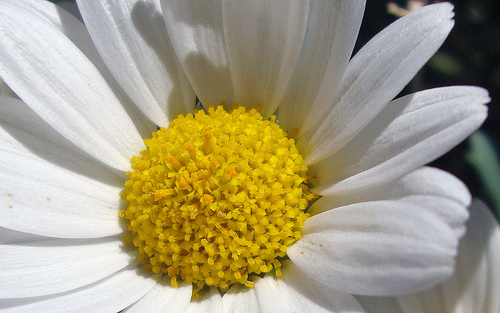
#> input picture dataset/flowers/daisy/10140303196_b88d3d6cec.jpg, 500 x 313 px; its folder holds only this picture in this run
$ jupyter execute --allow-errors UAS_PCD_NUR_ALFITRAH_24146074.ipynb
#> lines starting #> are read from the running program, lines starting #| are printed output that depends on the picture
#> further down, img is the input picture: shape (313, 500, 3); mean B, G, R 129.8, 158.1, 166.3
#> pass 2 of the loop `for i, cls in enumerate(classes):`:
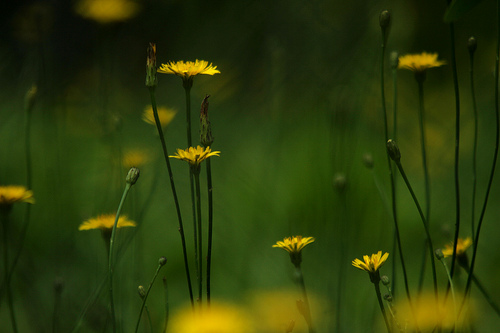
#> input picture dataset/flowers/dandelion/11296320473_1d9261ddcb.jpg, 500 x 333 px
#> img is the input picture: shape (333, 500, 3); mean B, G, R 9.7, 58.5, 43.8
[cell 1]
import os
import cv2
import numpy as np
import matplotlib.pyplot as plt

from sklearn.model_selection import train_test_split
from sklearn.preprocessing import LabelEncoder
from sklearn.preprocessing import StandardScaler
from sklearn.neural_network import MLPClassifier
from sklearn.metrics import accuracy_score, classification_report

[cell 2]
dataset_path = "dataset/flowers"

images = []
labels = []
image_paths = []   # Tambahan

[cell 3]
import os
import cv2
import matplotlib.pyplot as plt

dataset_path = "dataset/flowers"

classes = ["daisy", "dandelion", "rose", "sunflower", "tulip"]

plt.figure(figsize=(15,3))

#> (the rest of this cell did not finish here and is left out)

[cell 4]
# Membaca semua folder kelas
for folder in os.listdir(dataset_path):

    folder_path = os.path.join(dataset_path, folder)

    # Pastikan yang dibaca adalah folder
    if os.path.isdir(folder_path):

        # Membaca semua gambar dalam folder
        for file in os.listdir(folder_path):

            file_path = os.path.join(folder_path, file)

            # Membaca gambar
            img = cv2.imread(file_path)

            # Jika gambar berhasil dibaca
            if img is not None:

                # Resize gambar menjadi 64x64
                img = cv2.resize(img, (64, 64))
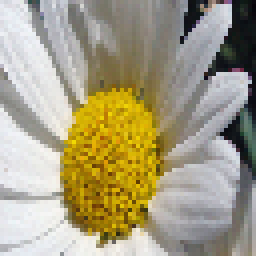
#> img: shape (64, 64, 3) (shown 4 times larger); mean B, G, R 129.5, 157.8, 166

                # Simpan gambar
                images.append(img)

                # Simpan nama kelas
                labels.append(folder)

                image_paths.append(file_path)
#> pass 2 of the loop `for folder in os.listdir(dataset_path):`:
#> `img = cv2.resize(img, (64, 64))`:
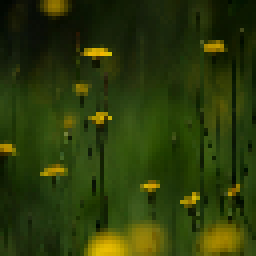
#> img: shape (64, 64, 3) (shown 4 times larger); mean B, G, R 9.4, 58, 43.4

[cell 5]
print("Jumlah gambar :", len(images))
#| Jumlah gambar : 2
print("Jumlah label :", len(labels))

[cell 6]
# Mengubah list menjadi array NumPy
X = np.array(images)
y = np.array(labels)

[cell 7]
print("Bentuk X :", X.shape)
#| Bentuk X : (2, 64, 64, 3)
print("Bentuk y :", y.shape)

[cell 8]
# Mengubah gambar menjadi 1 dimensi
X = X.reshape(X.shape[0], -1)

[cell 9]
print("Bentuk X setelah Flatten :", X.shape)
#| Bentuk X setelah Flatten : (2, 12288)

[cell 10]
# Mengubah label menjadi angka
label_encoder = LabelEncoder()

y = label_encoder.fit_transform(y)

[cell 11]
print("5 Label pertama :", y[:5])

[cell 12]
# Normalisasi data
scaler = StandardScaler()

X = scaler.fit_transform(X)

[cell 13]
# Membagi data menjadi data training dan testing
X_train, X_test, y_train, y_test = train_test_split(
    X,
    y,
    test_size=0.2,
    random_state=24146074
)
#> y_train = [1]; y_test = [0]

[cell 14]
print("Jumlah data training :", X_train.shape)
#| Jumlah data training : (1, 12288)
print("Jumlah data testing  :", X_test.shape)
#| Jumlah data testing  : (1, 12288)

[cell 15]
# Membuat model Multi-Layer Perceptron
mlp = MLPClassifier(
    hidden_layer_sizes=(100,),
    max_iter=300,
    random_state=24146074
)

[cell 16]
# Melatih model
mlp.fit(X_train, y_train)

[cell 17]
# Melakukan prediksi
y_pred = mlp.predict(X_test)
#> y_pred = [1]

[cell 18]
# Menghitung akurasi
accuracy = accuracy_score(y_test, y_pred)
#> accuracy = 0

print("Akurasi Model :", accuracy)
#| Akurasi Model : 0.0

[cell 19]
print(classification_report(y_test, y_pred))
#|               precision    recall  f1-score   support
#|            0       0.00      0.00      0.00       1.0
#|            1       0.00      0.00      0.00       0.0
#|     accuracy                           0.00       1.0
#|    macro avg       0.00      0.00      0.00       1.0
#| weighted avg       0.00      0.00      0.00       1.0

[cell 20]
from sklearn.metrics import confusion_matrix, ConfusionMatrixDisplay
import matplotlib.pyplot as plt

# Membuat Confusion Matrix
cm = confusion_matrix(y_test, y_pred)
#> cm = [[0, 1], [0, 0]]

# Menampilkan Confusion Matrix
disp = ConfusionMatrixDisplay(confusion_matrix=cm)
disp.plot(cmap="Blues")

plt.title("Confusion Matrix")
plt.show()
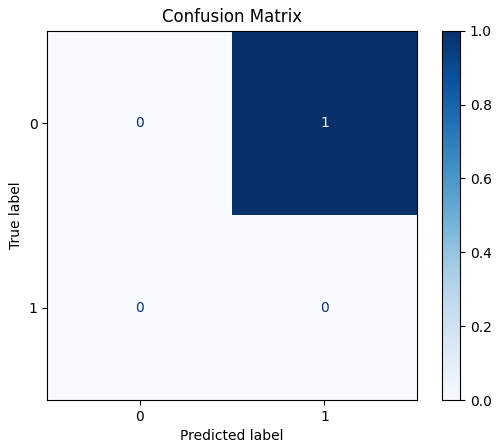
#> figure drawn by matplotlib, 2 panels
